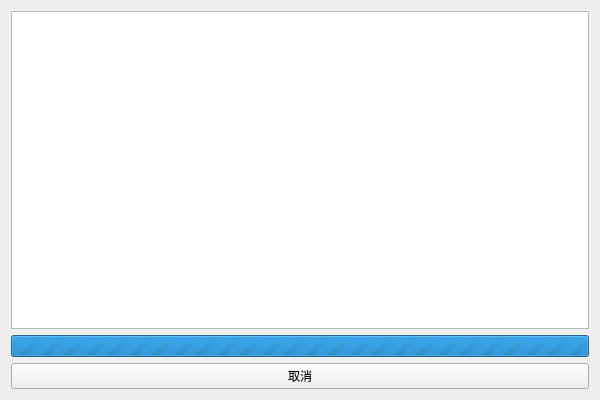
<?xml version="1.0" encoding="UTF-8"?>
<ui version="4.0">
 <class>get_list_lyrics</class>
 <widget class="QWidget" name="get_list_lyrics">
  <property name="geometry">
   <rect>
    <x>0</x>
    <y>0</y>
    <width>600</width>
    <height>400</height>
   </rect>
  </property>
  <property name="windowTitle">
   <string>获取专辑/歌单歌词</string>
  </property>
  <property name="windowIcon">
   <iconset resource="../../res/resource.qrc">
    <normaloff>:/LDDC/img/icon/logo.png</normaloff>:/LDDC/img/icon/logo.png</iconset>
  </property>
  <layout class="QVBoxLayout" name="verticalLayout">
   <item>
    <widget class="QPlainTextEdit" name="plainTextEdit">
     <property name="readOnly">
      <bool>true</bool>
     </property>
    </widget>
   </item>
   <item>
    <widget class="QProgressBar" name="progressBar">
     <property name="maximum">
      <number>0</number>
     </property>
     <property name="value">
      <number>0</number>
     </property>
    </widget>
   </item>
   <item>
    <widget class="QPushButton" name="pushButton">
     <property name="text">
      <string>取消</string>
     </property>
    </widget>
   </item>
  </layout>
 </widget>
 <resources>
  <include location="../../res/resource.qrc"/>
 </resources>
 <connections/>
</ui>
